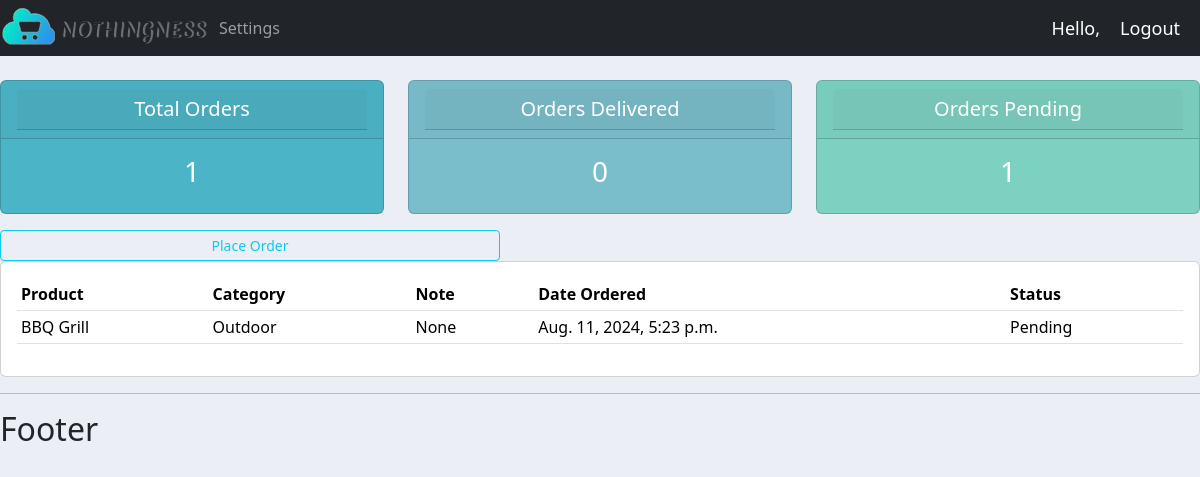
/profile/ (signed in), run on the app's committed database.
### app/models.py (models this page shows, shortened)
class Order(models.Model):
    STATUS_CHOICES = (
        ('Pending', 'Pending'),
        ('Out for delivery', 'Out for delivery'),
        ('Delivered', 'Delivered'),
    )
    customer = models.ForeignKey(Customer, null=True, on_delete=models.SET_NULL)
    product = models.ForeignKey(Product, null=True, on_delete=models.SET_NULL)
    date_created = models.DateTimeField(auto_now_add=True, null=True)
    status = models.CharField(max_length=100, null=True, choices=STATUS_CHOICES)
    note = models.CharField(max_length=100, null=True, blank=True)

class Product(models.Model):
    CATEGORIES = (
        ('Indoor', 'Indoor'),
        ('Outdoor', 'Outdoor'),
    )
    name = models.CharField(max_length=100, null=True)
    price = models.FloatField(null=True)
    category = models.CharField(max_length=100, null=True, choices=CATEGORIES)
    description = models.TextField(null=True, blank=True)
    date_created = models.DateTimeField(auto_now_add=True, null=True)
    tags = models.ManyToManyField(Tag)
    def __str__(self):
        return self.name

### app/decorators.py (the view)
        def wrapper_func(request, *args, **kwargs):
            group = None
            if request.user.groups.exists:
                group = request.user.groups.all()[0].name
            if group in allowed_roles:
                return view_func(request, *args, **kwargs)
            else:
                return HttpResponse('You are not allowed to access this page')

### app/views.py (called while the page is built)
@login_required(login_url='login')
@allowed_users(allowed_roles=['customer'])
def user_profile(request):
    orders = request.user.customer.order_set.all()
    total_orders = orders.count()
    delivered = orders.filter(status='Delivered').count()
    pending = orders.filter(status='Pending').count()
    context = {'orders': orders, 'delivered': delivered, 'pending': pending, 'total_orders': total_orders}
    return render(request, 'app/user.html', context)

### app/templates/app/user.html
{% extends 'app/main.html' %}
{% block content %}
{% include 'app/status.html' %}
<a class="btn btn-outline-info  btn-sm btn-block" style="width: 500px;" href="{% url 'create_order_user' %}">Place Order</a>
<div class="row">
    <div class="col-md">
        <div class="card card-body">
            <table class="table table-sm">
                <tr>
                    <th>Product</th>
                    <th>Category</th>
                    <th>Note</th>
                    <th>Date Ordered</th>
                    <th>Status</th>
                </tr>
                {% for order in orders %}
                    <tr>
                        <td>{{ order.product }}</td>
                        <td>{{ order.product.category }}</td>
                        <td>{{ order.note }}</td>
                        <td>{{ order.date_created }}</td>
                        <td>{{ order.status }}</td>
                    </tr>
                {% endfor %}
            </table>
        </div>
    </div>
</div>
{% endblock content %}

### static/css/main.css (style rules this page uses)
body { background-color: #ebeff5; }

### data on the page
Order: product "BBQ Grill", product.category "Outdoor", note "None", date_created "Aug. 11, 2024, 5:23 p.m.", status "Pending"

### other printed values
{{ total_orders }} "1"
{{ delivered }} "0"
{{ pending }} "1"
